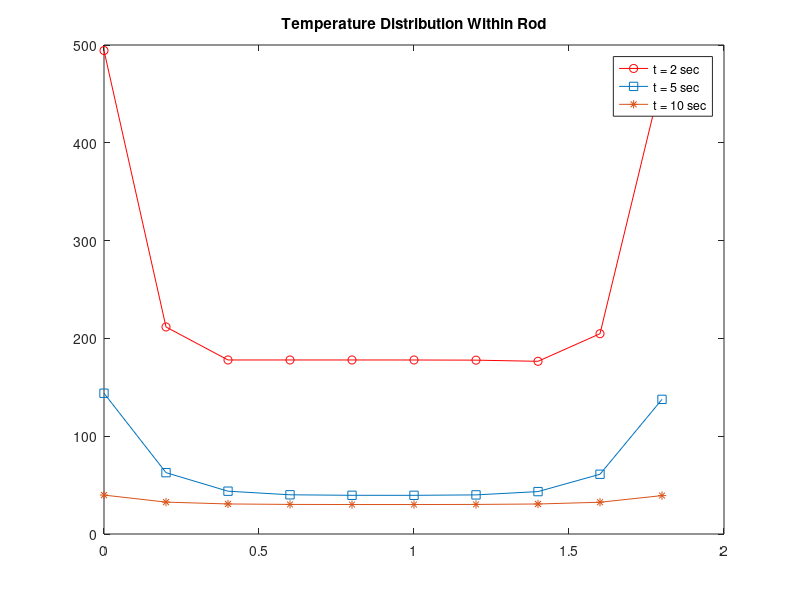

Write MATLAB code to recreate this figure.
dx = 0.2;
distance = 0;
k = 16.2;
Xsur = 950;
Xinf = 30;
%A = 0.0126;
h = 95;
ep = 0.9;
sig = 5.67 * 10^ -8;
rho = 7930;
c = 0.5;
dt = 1;
timePassed = 0;
X = ones(1,10)*90;
X2 = zeros(1,10);
X5 = zeros(1,10);
X10 = zeros(1,10);
L = 0:0.2:1.8;
while X(10) < 850
    distance = distance + 0.2;
    %dx = dx + 0.2;
    %dt = dt + 1;
    %dt = dt+1;
    timePassed = timePassed + 1;
    for i=1:10
        if i == 1 
            X(i) = X(i)+(((2*k*dt)/(rho*c*dx^2))*(X(i+1)-X(i)))+((2*ep*sig*dt)/(rho*c*dx))*(((Xsur)^4)-((X(i)^4)));
        elseif i == 10 && distance > 1.7
            X(i) = X(i)+(((2*k*dt)/(rho*c*dx^2))*(X(i-1)-X(i)))+((2*ep*sig*dt)/(rho*c*dx))*(((Xsur)^4)-((X(i)^4)));
        elseif distance > 0.3 && distance < 0.5 && i < 3
            X(i) = X(i) + (((k*dt)/(rho*c*dx^2))*(X(i-1)-X(i))) + (((k*dt)/(rho*c*dx^2))*(X(i+1)-X(i))) + ((ep*sig*dt)/(rho*c*dx^2))*(((Xsur)^4)-((X(i)^4)));
        elseif distance > 0.5 && distance < 0.7 && i < 4
            X(i) = X(i) + (((k*dt)/(rho*c*dx^2))*(X(i-1)-X(i))) + (((k*dt)/(rho*c*dx^2))*(X(i+1)-X(i))) + ((ep*sig*dt)/(rho*c*dx^2))*(((Xsur)^4)-((X(i)^4)));
        elseif distance > 0.7 && distance < 0.9 && i < 5
            X(i) = X(i) + (((k*dt)/(rho*c*dx^2))*(X(i-1)-X(i))) + (((k*dt)/(rho*c*dx^2))*(X(i+1)-X(i))) + ((ep*sig*dt)/(rho*c*dx^2))*(((Xsur)^4)-((X(i)^4)));
        elseif distance > 0.9 && distance < 1.1 && i < 6
            X(i) = X(i) + (((k*dt)/(rho*c*dx^2))*(X(i-1)-X(i))) + (((k*dt)/(rho*c*dx^2))*(X(i+1)-X(i))) + ((ep*sig*dt)/(rho*c*dx^2))*(((Xsur)^4)-((X(i)^4)));
        elseif distance > 1.1 && distance < 1.3 && i < 7
            X(i) = X(i) + (((k*dt)/(rho*c*dx^2))*(X(i-1)-X(i))) + (((k*dt)/(rho*c*dx^2))*(X(i+1)-X(i))) + ((ep*sig*dt)/(rho*c*dx^2))*(((Xsur)^4)-((X(i)^4)));
        elseif distance > 1.3 && distance < 1.5 && i < 8
            X(i) = X(i) + (((k*dt)/(rho*c*dx^2))*(X(i-1)-X(i))) + (((k*dt)/(rho*c*dx^2))*(X(i+1)-X(i))) + ((ep*sig*dt)/(rho*c*dx^2))*(((Xsur)^4)-((X(i)^4)));
        elseif distance > 1.5 && distance < 1.7 && i < 9
            X(i) = X(i) + (((k*dt)/(rho*c*dx^2))*(X(i-1)-X(i))) + (((k*dt)/(rho*c*dx^2))*(X(i+1)-X(i))) + ((ep*sig*dt)/(rho*c*dx^2))*(((Xsur)^4)-((X(i)^4)));
        elseif distance > 1.7 && distance < 1.9 && i < 10
            X(i) = X(i) + (((k*dt)/(rho*c*dx^2))*(X(i-1)-X(i))) + (((k*dt)/(rho*c*dx^2))*(X(i+1)-X(i))) + ((ep*sig*dt)/(rho*c*dx^2))*(((Xsur)^4)-((X(i)^4)));
        elseif distance > 1.8
            if i == 1
                X(i) = X(i)+(((2*k*dt)/(rho*c*dx^2))*(X(i+1)-X(i)))+((2*ep*sig*dt)/(rho*c*dx))*(((Xsur)^4)-((X(i)^4)));
            elseif i == 10
                X(i) = X(i)+(((2*k*dt)/(rho*c*dx^2))*(X(i-1)-X(i)))+((2*ep*sig*dt)/(rho*c*dx))*(((Xsur)^4)-((X(i)^4)));
            else
                X(i) = X(i) + (((k*dt)/(rho*c*dx^2))*(X(i-1)-X(i))) + (((k*dt)/(rho*c*dx^2))*(X(i+1)-X(i))) + ((ep*sig*dt)/(rho*c*dx^2))*(((Xsur)^4)-((X(i)^4)));
            end
        end
    end    
end
A = X;
B = X;
C = X;
for time = 1:2
    for i=1:10
        if i == 1
            X2(i) = A(i)+(((2*k*dt)/(rho*c*dx^2))*(A(i+1)-A(i)))+(((2*h*dt)/(rho*c*dx))*(Xinf-A(i)));
        elseif i == 10
            X2(i) = A(i)+(((2*k*dt)/(rho*c*dx^2))*(A(i-1)-A(i)))+(((2*h*dt)/(rho*c*dx))*(Xinf-A(i)));
        else
            X2(i) = A(i) + (((k*dt)/(rho*c*dx^2))*(A(i-1)-A(i))) + (((k*dt)/(rho*c*dx^2))*(A(i+1)-A(i))) + (((h*dt)/(rho*c*dx^2))*(Xinf-A(i)));
        end   
    end
A = X2;
end
for time = 1:5
    for i=1:10
        if i == 1
            X5(i) = B(i)+(((2*k*dt)/(rho*c*dx^2))*(B(i+1)-B(i)))+(((2*h*dt)/(rho*c*dx))*(Xinf- B(i)));
        elseif i == 10
            X5(i) = B(i)+(((2*k*dt)/(rho*c*dx^2))*(B(i-1)-B(i)))+(((2*h*dt)/(rho*c*dx))*(Xinf- B(i)));
        else
            X5(i) = B(i) + (((k*dt)/(rho*c*dx^2))*(B(i-1)-B(i))) + (((k*dt)/(rho*c*dx^2))*(B(i+1)-B(i))) + (((h*dt)/(rho*c*dx^2))*(Xinf-B(i)));
        end   
    end
    B = X5;
end
for time = 1:10
    for i=1:10
        if i == 1
            X10(i) = C(i)+(((2*k*dt)/(rho*c*dx^2))*(C(i+1)-C(i)))+(((2*h*dt)/(rho*c*dx))*(Xinf-C(i)));
        elseif i == 10
            X10(i) = C(i)+(((2*k*dt)/(rho*c*dx^2))*(C(i-1)-C(i)))+(((2*h*dt)/(rho*c*dx))*(Xinf-C(i)));
        else
            X10(i) = C(i) + (((k*dt)/(rho*c*dx^2))*(C(i-1)-C(i))) + (((k*dt)/(rho*c*dx^2))*(C(i+1)-C(i))) + (((h*dt)/(rho*c*dx^2))*(Xinf-C(i)));
        end   
    end
    C = X10;
end


%plot(L,X)
%title('Temperature Distribution Within Rod')
%hold on
plot(L,A, '-or')
title('Temperature Distribution Within Rod')
hold on
plot(L,B, '-s');
plot(L,C, '-*')
legend({'t = 2 sec', 't = 5 sec', 't = 10 sec'})